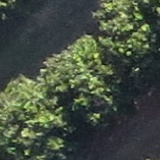
#> input picture Master/src/V03/imgs/im001.jpg, 160 x 160 px, found by its file name
$ python recon_laranja20.py imgs/im001.jpg imgs/im001.jpg   (Python 2 division)
#> lines starting #> are read from the running program, lines starting #| are printed output that depends on the picture; after the words box and inside, x2 and y2 are one past the last pixel; in counts of white or black regions, pixels touching at a corner belong together
# https://realpython.com/blog/python/face-recognition-with-python/
# cd /Users/mauricioalouan/Dropbox/MLAgro/V03/
# source activate opencv

from sys import argv
import cv2

# Get user supplied values
#imagePath = argv[1]
#cascPath = sys.argv[2]

imagelocation = "/Users/mauricioalouan/Dropbox/MLAgro/V03/area/"
imagename = "area.jpg"

imagelocation = "/Users/mauricioalouan/Dropbox/MLAgro/V03/imgs/"
imagename = "im001.jpg"
cascPath = "/Users/mauricioalouan/Dropbox/MLAgro/V03/haar/laranja20-01.xml"


imagePath = imagelocation + "/" + imagename


# Create the haar cascade
faceCascade = cv2.CascadeClassifier(cascPath)

# Read the image
image = cv2.imread(imagePath)
#> image is the input picture: shape (160, 160, 3); mean B, G, R 64.4, 77.6, 68
cv2.imshow("Faces found" ,image)

gray = cv2.cvtColor(image, cv2.COLOR_BGR2GRAY)
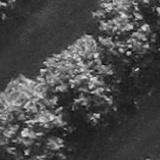
#> gray: shape (160, 160); min 11, max 230, mean 73.2

#detector = cv2.CascadeClassifier(cascPath)
#faces = detector.detectMultiScale(gray, scaleFactor=1.1,
#	minNeighbors=2, minSize=(10, 10), maxSize =(100,100))

detector = cv2.CascadeClassifier(cascPath)
faces = detector.detectMultiScale(gray, scaleFactor=1.5,
	minNeighbors=2, minSize=(120, 120), maxSize =(200,200))
#> faces = [[4, 4, 152, 152]]


print "Found {0} faces!".format(len(faces))
#| Found 1 faces!

# Draw a rectangle around the faces
for (x, y, w, h) in faces:
    cv2.rectangle(image, (x, y), (x+w, y+h), (0, 255, 0), 2)
#> this loop made 1 pass
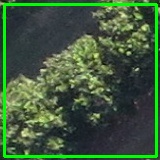
#> image: shape (160, 160, 3); 7.11% of pixels changed, all inside (x1, y1, x2, y2) = (3, 3, 158, 158)

cv2.imshow("Faces found" ,image)
cv2.waitKey(0)

$ run again, with Master/src/V03/imgs/im002.jpg copied over Master/src/V03/imgs/im001.jpg
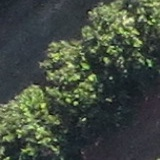
#> input picture Master/src/V03/imgs/im002.jpg, 160 x 160 px, found by its file name
#> image is the input picture: shape (160, 160, 3); mean B, G, R 64, 75.4, 66.4
#> `gray = cv2.cvtColor(image, cv2.COLOR_BGR2GRAY)`:
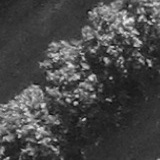
#> gray: shape (160, 160); min 11, max 237, mean 71.4
#> faces = ()
#| Found 0 faces!

$ run again, with Master/src/V03/imgs/im003.jpg copied over Master/src/V03/imgs/im001.jpg
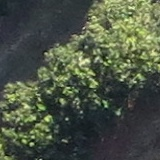
#> input picture Master/src/V03/imgs/im003.jpg, 160 x 160 px, found by its file name
#> image is the input picture: shape (160, 160, 3); mean B, G, R 68, 83.9, 75.2
#> `gray = cv2.cvtColor(image, cv2.COLOR_BGR2GRAY)`:
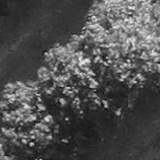
#> gray: shape (160, 160); min 12, max 237, mean 79.5
#> faces = [[3, 5, 152, 152]]
#| Found 1 faces!
#> the loop `for (x, y, w, h) in faces:` made 1 pass
#> after the loop `for (x, y, w, h) in faces:`:
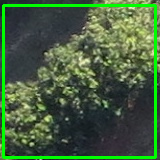
#> image: shape (160, 160, 3); 7.11% of pixels changed, all inside (x1, y1, x2, y2) = (2, 4, 157, 159)

$ run again, with Master/src/V03/imgs/im004.jpg copied over Master/src/V03/imgs/im001.jpg
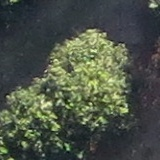
#> input picture Master/src/V03/imgs/im004.jpg, 160 x 160 px, found by its file name
#> image is the input picture: shape (160, 160, 3); mean B, G, R 70.2, 82.5, 75
#> `gray = cv2.cvtColor(image, cv2.COLOR_BGR2GRAY)`:
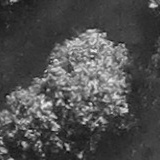
#> gray: shape (160, 160); min 8, max 239, mean 78.9
#> faces = ()
#| Found 0 faces!
